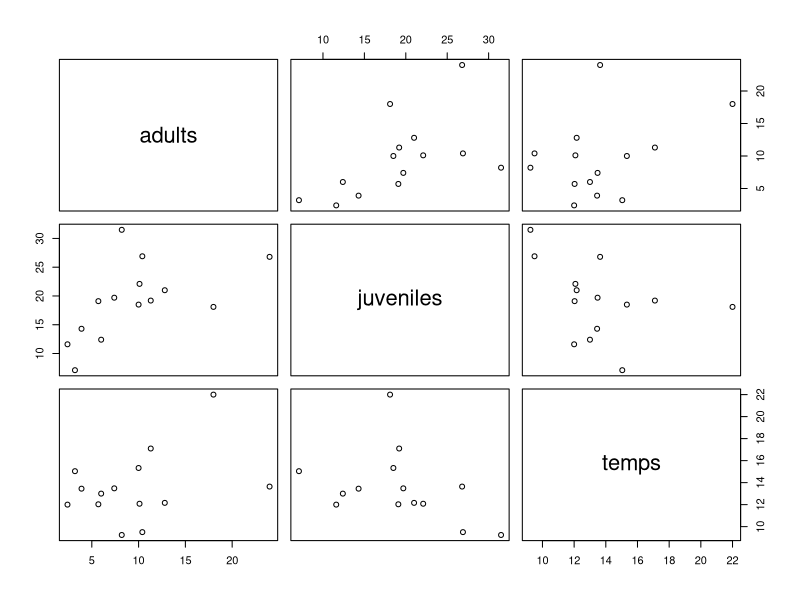

R code for this plot:
#data:
adults    <- c(2.4,3.2,3.9,5.7,6,7.4,8.2,10,10.1,10.4,11.3,12.8,18,24)
juveniles <- c(11.6,7.1,14.3,19.1,12.4,19.7,31.5,18.5,22.1,26.9,19.2,21,18.1,26.8)
temps     <- c(12.00,15.04,13.45,12.03,13.00,13.48,9.24,15.33,12.08,9.50,17.10,12.16,22.00,13.64)
data      <- data.frame(adults=adults, juveniles=juveniles, temps=temps)
Nobs      <- nrow(data)
plot(data)
